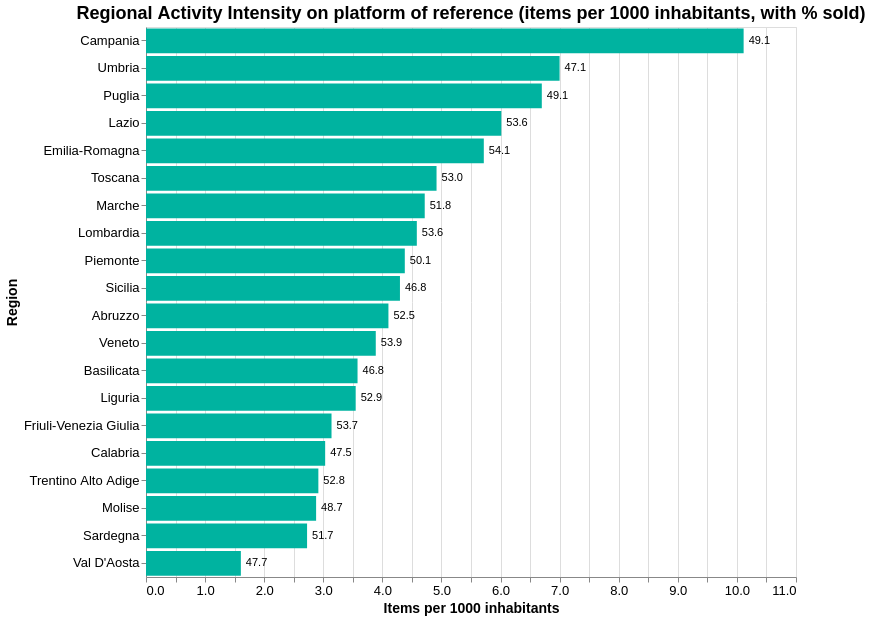

Vega-Lite specification for this chart:
### Vega-Lite specification from a JSON file in a GitHub repository (floating-point values rounded to 4 significant figures)
{"config": {"view": {"continuousWidth": 300, "continuousHeight": 300}, "axis": {"labelColor": "black", "labelFontSize": 13, "titleColor": "black", "titleFontSize": 14}, "title": {"color": "black", "fontSize": 18, "fontWeight": "bold"}}, "layer": [{"mark": {"type": "bar", "color": "#00B3A0"}, "encoding": {"tooltip": [{"field": "regione_label", "title": "Region", "type": "nominal"}, {"field": "items_per_1000", "format": ".2f", "title": "Items per 1000 inhabitants", "type": "quantitative"}, {"field": "sold_rate", "format": ".1f", "title": "% Sold", "type": "quantitative"}], "x": {"field": "items_per_1000", "title": "Items per 1000 inhabitants", "type": "quantitative"}, "y": {"field": "regione_label", "sort": ["Campania", "Umbria", "Puglia", "Lazio", "Emilia-Romagna", "Toscana", "Marche", "Lombardia", "Piemonte", "Sicilia", "Abruzzo", "Veneto", "Basilicata", "Liguria", "Friuli-Venezia Giulia", "Calabria", "Trentino Alto Adige", "Molise", "Sardegna", "Val D'Aosta"], "title": "Region", "type": "nominal"}}}, {"mark": {"type": "text", "align": "left", "baseline": "middle", "color": "black", "dx": 5}, "encoding": {"text": {"field": "sold_rate", "format": ".1f", "type": "quantitative"}, "x": {"field": "items_per_1000", "type": "quantitative"}, "y": {"field": "regione_label", "sort": ["Campania", "Umbria", "Puglia", "Lazio", "Emilia-Romagna", "Toscana", "Marche", "Lombardia", "Piemonte", "Sicilia", "Abruzzo", "Veneto", "Basilicata", "Liguria", "Friuli-Venezia Giulia", "Calabria", "Trentino Alto Adige", "Molise", "Sardegna", "Val D'Aosta"], "type": "nominal"}}}], "data": {"name": "data-3a17c33c298f8c4ab47fa7410533a2e0"}, "height": 550, "title": "Regional Activity Intensity on platform of reference (items per 1000 inhabitants, with % sold)", "width": 650, "$schema": "https://vega.github.io/schema/vega-lite/v5.20.1.json", "datasets": {"data-3a17c33c298f8c4ab47fa7410533a2e0": [{"region": "Abruzzo", "n_users": 2972, "n_items": 5204, "n_sold_items": 2731, "total_fav": 54549, "avg_fav_per_item": 10.48, "avg_feedback_count": 164.0, "avg_feedback_reputation": 0.9591, "popolazione": 1268430, "items_per_1000": 4.103, "sold_rate": 52.48, "regione_label": "Abruzzo"}, {"region": "Basilicata", "n_users": 1049, "n_items": 1897, "n_sold_items": 888, "total_fav": 18804, "avg_fav_per_item": 9.912, "avg_feedback_count": 84.28, "avg_feedback_reputation": 0.9597, "popolazione": 529897, "items_per_1000": 3.58, "sold_rate": 46.81, "regione_label": "Basilicata"}, {"region": "Calabria", "n_users": 2892, "n_items": 5555, "n_sold_items": 2638, "total_fav": 55643, "avg_fav_per_item": 10.02, "avg_feedback_count": 98.57, "avg_feedback_reputation": 0.9523, "popolazione": 1832147, "items_per_1000": 3.032, "sold_rate": 47.49, "regione_label": "Calabria"}, {"region": "Campania", "n_users": 24106, "n_items": 56384, "n_sold_items": 27712, "total_fav": 556067, "avg_fav_per_item": 9.862, "avg_feedback_count": 172.8, "avg_feedback_reputation": 0.9557, "popolazione": 5575025, "items_per_1000": 10.11, "sold_rate": 49.15, "regione_label": "Campania"}, {"region": "Emilia-Romagna", "n_users": 14634, "n_items": 25529, "n_sold_items": 13801, "total_fav": 280955, "avg_fav_per_item": 11.01, "avg_feedback_count": 152.0, "avg_feedback_reputation": 0.9658, "popolazione": 4465678, "items_per_1000": 5.717, "sold_rate": 54.06, "regione_label": "Emilia-Romagna"}, {"region": "Friuli-Venezia Giulia", "n_users": 2272, "n_items": 3749, "n_sold_items": 2012, "total_fav": 37246, "avg_fav_per_item": 9.935, "avg_feedback_count": 96.44, "avg_feedback_reputation": 0.9623, "popolazione": 1194095, "items_per_1000": 3.14, "sold_rate": 53.67, "regione_label": "Friuli-Venezia Giulia"}, {"region": "Lazio", "n_users": 19121, "n_items": 34336, "n_sold_items": 18419, "total_fav": 368223, "avg_fav_per_item": 10.72, "avg_feedback_count": 123.6, "avg_feedback_reputation": 0.9562, "popolazione": 5710272, "items_per_1000": 6.013, "sold_rate": 53.64, "regione_label": "Lazio"}, {"region": "Liguria", "n_users": 3305, "n_items": 5358, "n_sold_items": 2837, "total_fav": 56628, "avg_fav_per_item": 10.57, "avg_feedback_count": 102.5, "avg_feedback_reputation": 0.963, "popolazione": 1509908, "items_per_1000": 3.549, "sold_rate": 52.95, "regione_label": "Liguria"}, {"region": "Lombardia", "n_users": 27174, "n_items": 45994, "n_sold_items": 24666, "total_fav": 512078, "avg_fav_per_item": 11.13, "avg_feedback_count": 125.2, "avg_feedback_reputation": 0.964, "popolazione": 10035481, "items_per_1000": 4.583, "sold_rate": 53.63, "regione_label": "Lombardia"}, {"region": "Marche", "n_users": 4276, "n_items": 6987, "n_sold_items": 3619, "total_fav": 74192, "avg_fav_per_item": 10.62, "avg_feedback_count": 103.9, "avg_feedback_reputation": 0.9631, "popolazione": 1481252, "items_per_1000": 4.717, "sold_rate": 51.8, "regione_label": "Marche"}, {"region": "Molise", "n_users": 522, "n_items": 829, "n_sold_items": 404, "total_fav": 7930, "avg_fav_per_item": 9.566, "avg_feedback_count": 86.11, "avg_feedback_reputation": 0.9507, "popolazione": 287966, "items_per_1000": 2.879, "sold_rate": 48.73, "regione_label": "Molise"}, {"region": "Piemonte", "n_users": 10597, "n_items": 18639, "n_sold_items": 9338, "total_fav": 198137, "avg_fav_per_item": 10.63, "avg_feedback_count": 123.9, "avg_feedback_reputation": 0.9648, "popolazione": 4255702, "items_per_1000": 4.38, "sold_rate": 50.1, "regione_label": "Piemonte"}, {"region": "Puglia", "n_users": 13133, "n_items": 25950, "n_sold_items": 12753, "total_fav": 263396, "avg_fav_per_item": 10.15, "avg_feedback_count": 127.7, "avg_feedback_reputation": 0.9599, "popolazione": 3874166, "items_per_1000": 6.698, "sold_rate": 49.14, "regione_label": "Puglia"}, {"region": "Sardegna", "n_users": 2487, "n_items": 4256, "n_sold_items": 2199, "total_fav": 46299, "avg_fav_per_item": 10.88, "avg_feedback_count": 77.44, "avg_feedback_reputation": 0.9541, "popolazione": 1561339, "items_per_1000": 2.726, "sold_rate": 51.67, "regione_label": "Sardegna"}, {"region": "Sicilia", "n_users": 10336, "n_items": 20540, "n_sold_items": 9609, "total_fav": 197706, "avg_fav_per_item": 9.625, "avg_feedback_count": 132.9, "avg_feedback_reputation": 0.9558, "popolazione": 4779371, "items_per_1000": 4.298, "sold_rate": 46.78, "regione_label": "Sicilia"}, {"region": "Toscana", "n_users": 10171, "n_items": 18000, "n_sold_items": 9536, "total_fav": 196300, "avg_fav_per_item": 10.91, "avg_feedback_count": 147.0, "avg_feedback_reputation": 0.9635, "popolazione": 3660834, "items_per_1000": 4.917, "sold_rate": 52.98, "regione_label": "Toscana"}, {"region": "Trentino-Alto Adige/Südtirol", "n_users": 1985, "n_items": 3168, "n_sold_items": 1673, "total_fav": 33664, "avg_fav_per_item": 10.63, "avg_feedback_count": 72.74, "avg_feedback_reputation": 0.9591, "popolazione": 1086095, "items_per_1000": 2.917, "sold_rate": 52.81, "regione_label": "Trentino Alto Adige"}, {"region": "Umbria", "n_users": 2826, "n_items": 5963, "n_sold_items": 2810, "total_fav": 64127, "avg_fav_per_item": 10.75, "avg_feedback_count": 186.4, "avg_feedback_reputation": 0.9663, "popolazione": 851954, "items_per_1000": 6.999, "sold_rate": 47.12, "regione_label": "Umbria"}, {"region": "Valle d'Aosta/Vallée d'Aoste", "n_users": 139, "n_items": 197, "n_sold_items": 94, "total_fav": 1828, "avg_fav_per_item": 9.279, "avg_feedback_count": 66.68, "avg_feedback_reputation": 0.9715, "popolazione": 122714, "items_per_1000": 1.605, "sold_rate": 47.72, "regione_label": "Val D'Aosta"}, {"region": "Veneto", "n_users": 11149, "n_items": 18866, "n_sold_items": 10165, "total_fav": 202759, "avg_fav_per_item": 10.75, "avg_feedback_count": 103.6, "avg_feedback_reputation": 0.9657, "popolazione": 4851851, "items_per_1000": 3.888, "sold_rate": 53.88, "regione_label": "Veneto"}]}}
